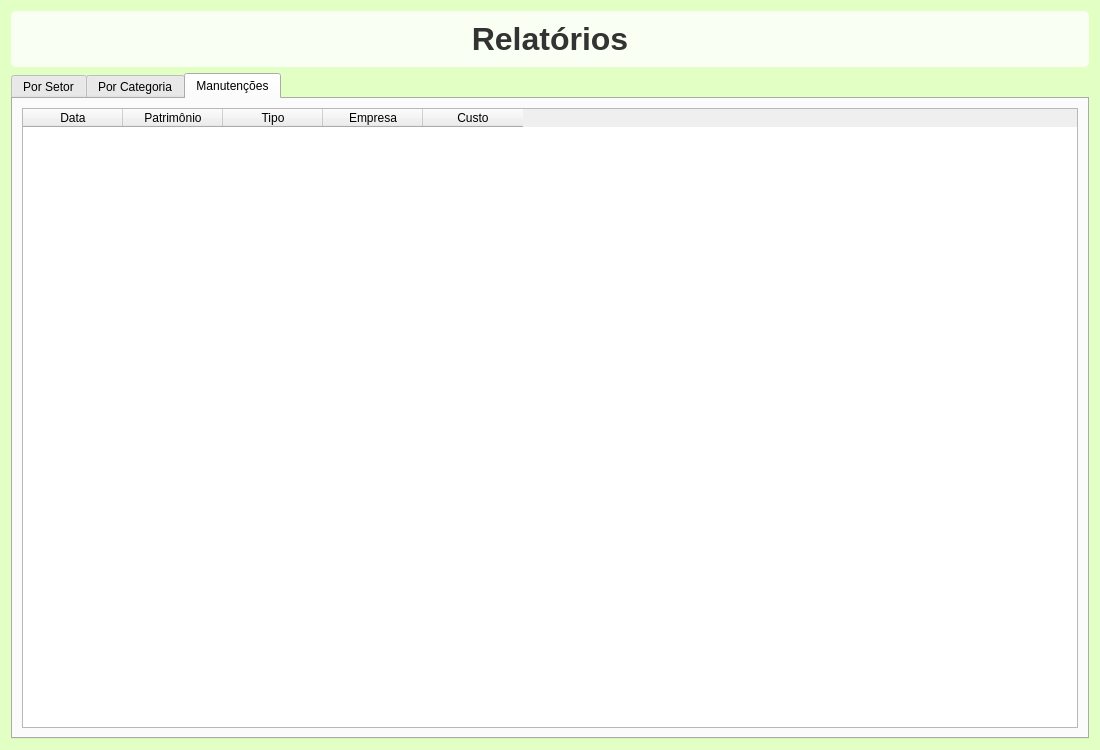
<?xml version="1.0" encoding="UTF-8"?>
<ui version="4.0">
 <class>RelatoriosWindow</class>
 <widget class="QWidget" name="RelatoriosWindow">
  <property name="geometry">
   <rect>
    <x>0</x>
    <y>0</y>
    <width>1100</width>
    <height>750</height>
   </rect>
  </property>
  <property name="windowTitle">
   <string>Relatórios</string>
  </property>
  <property name="styleSheet">
   <string notr="true">#RelatoriosWindow{
background-color: rgb(226, 255, 196);
}</string>
  </property>
  <layout class="QVBoxLayout" name="verticalLayout">
   <item>
    <widget class="QLabel" name="lbl_title">
     <property name="font">
      <font>
       <pointsize>24</pointsize>
       <bold>true</bold>
       <stylestrategy>PreferAntialias</stylestrategy>
      </font>
     </property>
     <property name="layoutDirection">
      <enum>Qt::LayoutDirection::LeftToRight</enum>
     </property>
     <property name="styleSheet">
      <string notr="true">color: #333333;
background: rgba(255, 255, 255, 0.8);
padding: 10px;
border-radius: 5px;</string>
     </property>
     <property name="text">
      <string>Relatórios</string>
     </property>
     <property name="alignment">
      <set>Qt::AlignmentFlag::AlignCenter</set>
     </property>
    </widget>
   </item>
   <item>
    <widget class="QTabWidget" name="tabWidget">
     <property name="currentIndex">
      <number>2</number>
     </property>
     <widget class="QWidget" name="tab_setor">
      <attribute name="title">
       <string>Por Setor</string>
      </attribute>
      <layout class="QVBoxLayout" name="v1">
       <item>
        <widget class="QTableWidget" name="tbl_por_setor">
         <property name="rowCount">
          <number>0</number>
         </property>
         <property name="columnCount">
          <number>4</number>
         </property>
         <column>
          <property name="text">
           <string>Setor</string>
          </property>
         </column>
         <column>
          <property name="text">
           <string>Local</string>
          </property>
         </column>
         <column>
          <property name="text">
           <string>Qtde Bens</string>
          </property>
         </column>
         <column>
          <property name="text">
           <string>Valor Total</string>
          </property>
         </column>
        </widget>
       </item>
      </layout>
     </widget>
     <widget class="QWidget" name="tab_categoria">
      <attribute name="title">
       <string>Por Categoria</string>
      </attribute>
      <layout class="QVBoxLayout" name="v2">
       <item>
        <widget class="QTableWidget" name="tbl_por_categoria">
         <property name="rowCount">
          <number>0</number>
         </property>
         <property name="columnCount">
          <number>3</number>
         </property>
         <column>
          <property name="text">
           <string>Categoria</string>
          </property>
         </column>
         <column>
          <property name="text">
           <string>Qtde Bens</string>
          </property>
         </column>
         <column>
          <property name="text">
           <string>Depreciação Acum.</string>
          </property>
         </column>
        </widget>
       </item>
      </layout>
     </widget>
     <widget class="QWidget" name="tab_manutencoes">
      <attribute name="title">
       <string>Manutenções</string>
      </attribute>
      <layout class="QVBoxLayout" name="v3">
       <item>
        <widget class="QTableWidget" name="tbl_manutencoes">
         <property name="rowCount">
          <number>0</number>
         </property>
         <property name="columnCount">
          <number>5</number>
         </property>
         <column>
          <property name="text">
           <string>Data</string>
          </property>
         </column>
         <column>
          <property name="text">
           <string>Patrimônio</string>
          </property>
         </column>
         <column>
          <property name="text">
           <string>Tipo</string>
          </property>
         </column>
         <column>
          <property name="text">
           <string>Empresa</string>
          </property>
         </column>
         <column>
          <property name="text">
           <string>Custo</string>
          </property>
         </column>
        </widget>
       </item>
      </layout>
     </widget>
    </widget>
   </item>
  </layout>
 </widget>
 <resources/>
 <connections/>
</ui>
